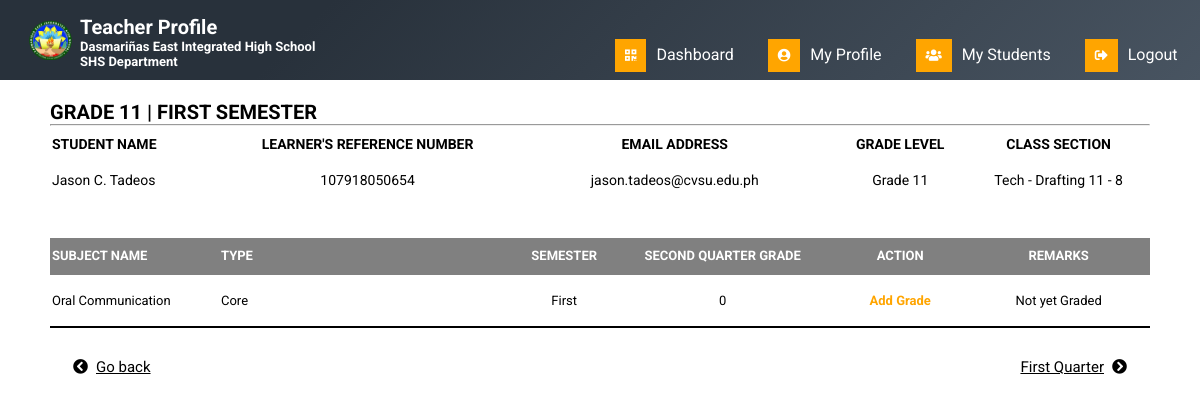
Screenshot of /Subject_teacher/addinggrades1.php?esid=67 with the database file from the repository.
### tables this page shows
CREATE TABLE IF NOT EXISTS `tbl_student` (
`stud_ID` int(25) NOT NULL,
  `stud_firstname` varchar(255) NOT NULL,
  `stud_middleinitial` varchar(5) NOT NULL,
  `stud_lastname` varchar(255) NOT NULL,
  `stud_lrn` bigint(30) NOT NULL,
  `email_address` varchar(255) NOT NULL,
  `sex` varchar(10) NOT NULL,
  `bday` date NOT NULL,
  `student_address` varchar(255) NOT NULL,
  `student_guardian` varchar(255) NOT NULL,
  `guardian_contact_number` varchar(255) NOT NULL,
  `section_name` varchar(255) NOT NULL,
  `student_status` varchar(25) NOT NULL,
  `track_desc` varchar(255) NOT NULL,
  `strands_name` varchar(255) NOT NULL,
  `yearlevel_name` varchar(255) NOT NULL,
  `schoolyear` varchar(50) NOT NULL
);

CREATE TABLE IF NOT EXISTS `tbl_enrolledsubjects` (
`es_ID` int(30) NOT NULL,
  `stud_ID` int(30) NOT NULL,
  `stud_lrn` bigint(30) NOT NULL,
  `strands_ID` int(30) NOT NULL,
  `subject_name` varchar(255) NOT NULL,
  `subject_type` varchar(255) NOT NULL,
  `yearlevel` varchar(255) NOT NULL,
  `semester` varchar(255) NOT NULL,
  `first_grade` varchar(30) NOT NULL,
  `second_grade` varchar(30) NOT NULL
);

CREATE TABLE IF NOT EXISTS `tbl_yearlevel` (
`yearlevel_ID` int(11) NOT NULL,
  `yearlevel_name` varchar(255) NOT NULL
);

### Subject_teacher/addinggrades1.php (the view, shortened to what this page needs)
<?php
include("../dbconnect.php");
$esid = $_GET['esid'];
$sql = mysqli_query($conn, "SELECT * FROM tbl_student as t1 inner join tbl_yearlevel as t2 on t1.yearlevel_name = t2.yearlevel_name inner join tbl_enrolledsubjects as t3 on t1.stud_lrn = t3.stud_lrn WHERE t3.es_ID = '$esid'");
$subjectsQryRec = mysqli_fetch_assoc($sql);
$sql3 = mysqli_query($conn, "SELECT * FROM tbl_student as t1 inner join tbl_yearlevel as t2 on t1.yearlevel_name = t2.yearlevel_name inner join tbl_enrolledsubjects as t3 on t1.stud_lrn = t3.stud_lrn WHERE t3.es_ID = '$esid'");
$sql2 = mysqli_query($conn, "SELECT * FROM tbl_enrolledsubjects WHERE es_ID = '$esid'");
$sql4 = mysqli_query($conn, "SELECT * FROM tbl_enrolledsubjects WHERE es_ID = '$esid'");
$sql4Result = mysqli_fetch_assoc($sql4);
?>
<!DOCTYPE html>
<html>
<head>
	<link rel="stylesheet" type="text/css" href="css/grade.css">
	<link rel="stylesheet" type="text/css" href="css/table.css">
	<link rel="stylesheet" type="text/css" href="css/add_grade.css">
	<link rel="stylesheet" type="text/css" href="css/nav.css">
</head>
<body>
	<?php
		include('nav_grade.php')
	?>
	<?php
	if($sql4Result['first_grade'] == 0){	?>
		<script>
			alert("You have not uploaded any grades on this subject.");
			window.location = "addinggrades.php?esid=<?php echo $sql4Result['es_ID']; ?>";
		</script>
	<?php }
	elseif($sql4Result['first_grade']){		?>
		<div class="container">
		<form method="post">
			<div class="header">
				<h4><?php echo $subjectsQryRec['yearlevel'] .' | ' .$subjectsQryRec['semester']; ?> Semester</h4><hr>
			</div>
			<div class="content">
				<table>
					<?php
						while($list = mysqli_fetch_assoc($sql3)){
					?>
					<tr>
						<td><b>STUDENT NAME</b></td>
						<td colspan="2" align="center"><b>LEARNER'S REFERENCE NUMBER</b></td>
						<td align="center" colspan="2"><b>EMAIL ADDRESS</b></td>
						<td align="center"><b>GRADE LEVEL</b></td>
						<td align="center"><b>CLASS SECTION</b></td>
					</tr>
					<tr>
						<td>
							<?php echo $list['stud_firstname']. '    '. $list['stud_middleinitial'] . '.  '. $list['stud_lastname'];?>
						</td>
						<td colspan="2" align="center">
							<?php echo $list['stud_lrn']; ?>
						</td>
						<td colspan="2" align="center">
							<?php echo $list['email_address']; ?>
						</td>
						<td align="center">
							<?php echo $list['yearlevel_name']; ?>
						</td>
						<td align="center">
							<?php echo $list['section_name']; ?>
						</td>
					</tr>
					<tr>
						<td></td>
					</tr>
					<tr>
						<td></td>
					</tr>
					<?php }
					?>
					<tr>
						<td class="head" colspan="2" align="left">Subject Name</td>
						<td class="head">Type</td>
						<td class="head" align="center">Semester</td>
						<td class="head" align="center">Second Quarter Grade</td>
						<td class="head" align="center">Action</td>
						<td class="head" align="center">Remarks</td>
					</tr>
					<?php
						while($list1 = mysqli_fetch_assoc($sql2)){
					?>
					<tr class="content1">
						<td colspan="2">
							<?php echo $list1['subject_name']; ?>
						</td>
						<td>
							<?php echo $list1['subject_type']; ?>
						</td>
						<td align="center">
							<?php echo$list1['semester']; ?>
						</td>
						<td align="center">
							<?php echo $list1['second_grade']; ?>
						</td>
						<td align="center">
							<div class="btn3">
								<?php
									if( $list1['second_grade']){
										echo "GRADED";
									}
									else {	?>
										<div class="btn3-add">
											<a  id="add" href="add1.php?esid=<?php echo $list1['es_ID']; ?>">Add Grade</a>
									<?php }
								?>
						</td>
						<td align="center">
							<?php
								if($list1['second_grade'] == 0){
									echo "Not yet Graded";
								}
								elseif($list1['second_grade'] < 75){
									echo "Failed";
								}
								else{
									echo "Passed";
								}
							?>
						</td>
					<?php }
					?>
					</tr>
				</table>
			</div>
			<div class="footer">
			<a class="back" href="teacheradvisees.php"><i class="fas fa-chevron-circle-left"></i>Go back</a>
			<a class="secQuarter" href="addinggrades.php?esid=<?php echo $subjectsQryRec['es_ID']; ?>">First Quarter<i class="fas fa-chevron-circle-right"></i></a>
		</div>
		</form>
		<?php include 'scroll-up.php' ?>
	<?php }
	?>
</body>
</html>

### Subject_teacher/css/grade.css (style rules this page uses)
* { margin: 0; padding: 0; }
.container { margin:100px 50px; }
.header h4 { font-size: 20px; width: 350px; text-transform: uppercase; }
.head { text-transform: uppercase; font-weight: bold; border-bottom:2px solid gray; }
.content { font-size: 13px; }

### Subject_teacher/css/add_grade.css (style rules this page uses)
* { margin: 0; padding: 0; font-family: "Roboto", sans-serif; }
table { width: 100%; }
td { padding: 10px 2px; }
.head { font-weight: bold; font-size: 13px; text-transform: uppercase; }
.footer { margin: 30px 15px; text-decoration: none; font-size: 13px; transition: .3s ease; }
.footer a { color: black; }
.footer i { margin-right: 8px; margin-left: 8px; }
.back { font-size: 14px; }
.secQuarter { float: right; font-size: 14px; }
.btn3 { border-radius: 10px; color: black; transition: .4s ease; font-weight: bold; }
.btn3-add { padding: 8px 8px; border-radius: 10px; color: white; transition: .2s ease; }
.btn3-add a { font-weight: bold; padding: 8px 8px; }
.btn3 a { text-decoration:none; color:orange; }
.content { font-size:14px; }
.content1 { font-size:13px; }

### Subject_teacher/css/nav.css (style rules this page uses)
* { font-family: "Roboto", sans-serif; }

### Subject_teacher/addinggrades1.php (style rules this page uses)
table { border-collapse: collapse; border-bottom: 2px solid black; }
.head { background: gray; color: white; }
.back { font-size: 15px; }
.secQuarter { float: right; font-size: 15px; }

### rows the page displays
tbl_student: tbl_enrolledsubjects.yearlevel "GRADE 11", tbl_enrolledsubjects.semester "FIRST", stud_firstname "Jason", stud_middleinitial "C", stud_lastname "Tadeos", tbl_enrolledsubjects.stud_lrn "107918050654", email_address "jason.tadeos@cvsu.edu.ph", tbl_yearlevel.yearlevel_name "Grade 11", section_name "Tech - Drafting 11 - 8"
tbl_enrolledsubjects: subject_name "Oral Communication", subject_type "Core", semester "First", second_grade "0", shows "Not yet Graded"
